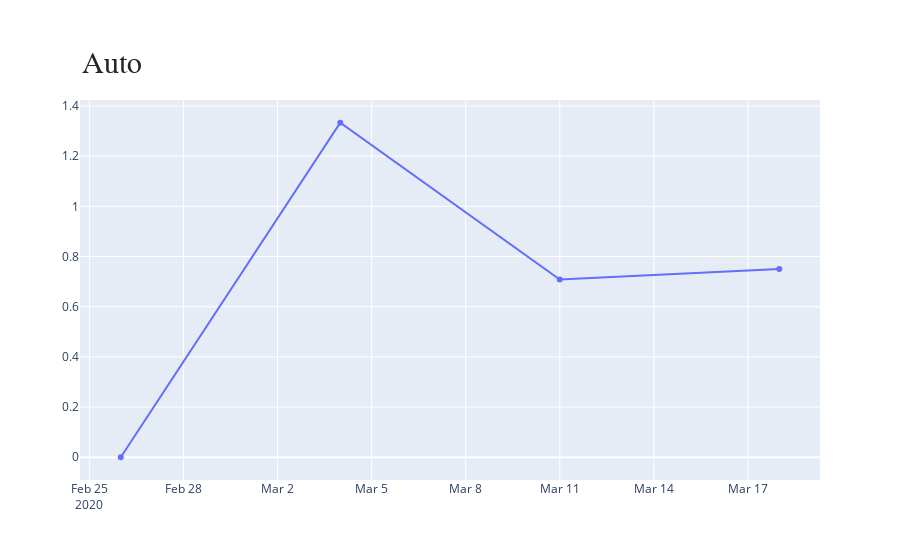
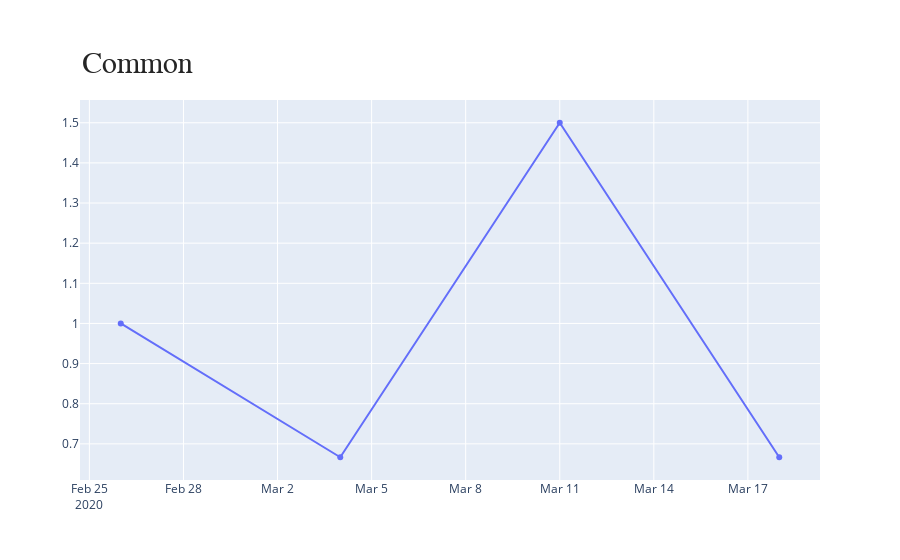
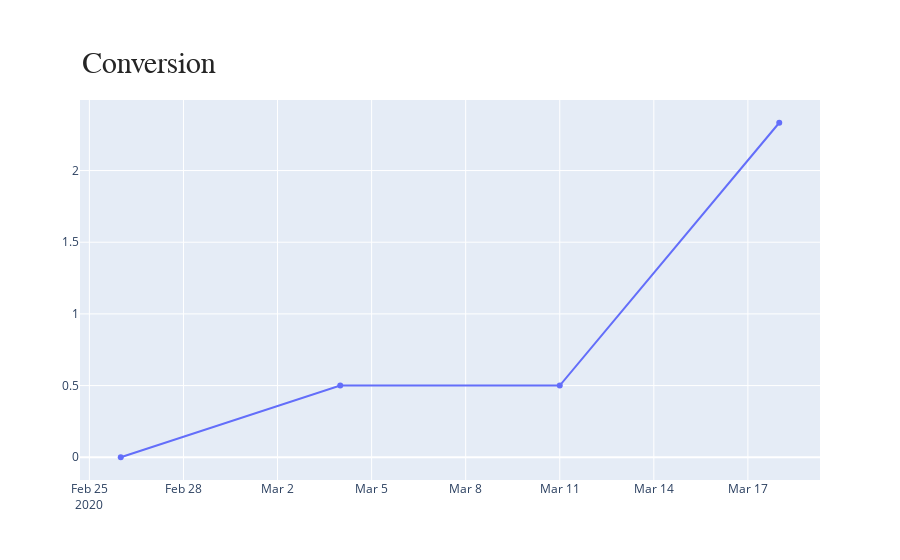
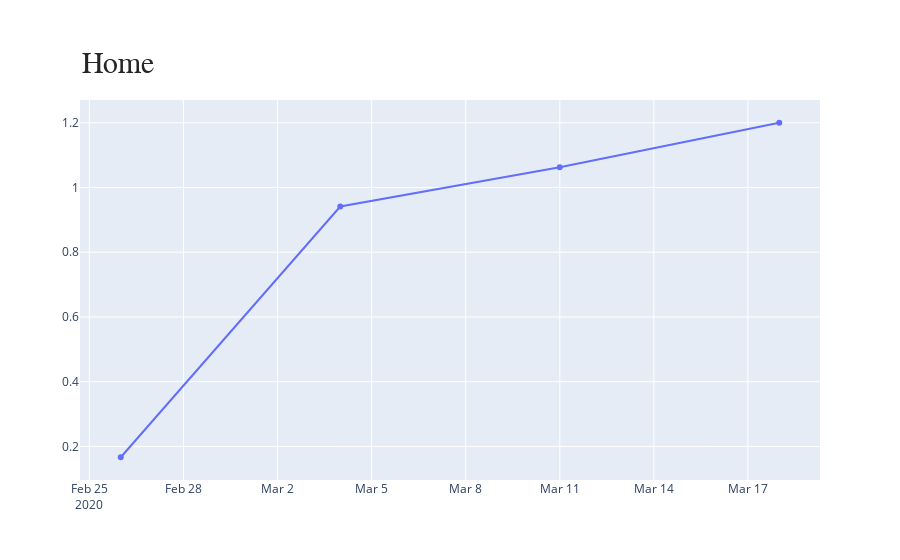

Notebook source saved alongside these figures, in order:
### Code cell
pods = ['Home','Auto','Rating','Umbrella','Conversion','Plugin','Common']
podseligibleforPlotting = defectsAddedbyweek.columns.values.tolist()
def intersection(lst1, lst2): 
    lst3 = [value for value in lst1 if value in lst2] 
    return lst3 

for pod in intersection(podseligibleforPlotting,pods):
    fig = go.Figure()
    fig.add_trace(go.Scatter(x=defectsfixedbyweek['FixDateCategory'], y=defectsfixedbyweek[pod]/defectsAddedbyweek[pod],
                    mode='lines+markers',
                    name='Weekwise efficiency'))

    annotations = dict(xref='paper', yref='paper', x=0.0, y=1.05,
                              xanchor='left', yanchor='bottom',
                              text=pod,
                              font=dict(family='Arial',
                                        size=30,
                                        color='rgb(37,37,37)'),
                              showarrow=False)
    fig.update_layout(annotations = [annotations])
    
    fig.show()

### Figure 1 — Plotly figure (JSON) as saved in the notebook; plotly's stock layout.template omitted (floating-point values rounded to 4 significant figures)
{"data": [{"mode": "lines+markers", "name": "Weekwise efficiency", "type": "scatter", "x": ["2020-02-26", "2020-03-04", "2020-03-11", "2020-03-18"], "y": [0, 1.333, 0.7083, 0.75]}], "layout": {"annotations": [{"font": {"color": "rgb(37,37,37)", "family": "Arial", "size": 30}, "showarrow": false, "text": "Auto", "x": 0, "xanchor": "left", "xref": "paper", "y": 1.05, "yanchor": "bottom", "yref": "paper"}]}}

### Figure 2 — Plotly figure (JSON) as saved in the notebook; plotly's stock layout.template omitted (floating-point values rounded to 4 significant figures)
{"data": [{"mode": "lines+markers", "name": "Weekwise efficiency", "type": "scatter", "x": ["2020-02-26", "2020-03-04", "2020-03-11", "2020-03-18"], "y": [1, 0.6667, 1.5, 0.6667]}], "layout": {"annotations": [{"font": {"color": "rgb(37,37,37)", "family": "Arial", "size": 30}, "showarrow": false, "text": "Common", "x": 0, "xanchor": "left", "xref": "paper", "y": 1.05, "yanchor": "bottom", "yref": "paper"}]}}

### Figure 3 — Plotly figure (JSON) as saved in the notebook; plotly's stock layout.template omitted (floating-point values rounded to 4 significant figures)
{"data": [{"mode": "lines+markers", "name": "Weekwise efficiency", "type": "scatter", "x": ["2020-02-26", "2020-03-04", "2020-03-11", "2020-03-18"], "y": [0, 0.5, 0.5, 2.333]}], "layout": {"annotations": [{"font": {"color": "rgb(37,37,37)", "family": "Arial", "size": 30}, "showarrow": false, "text": "Conversion", "x": 0, "xanchor": "left", "xref": "paper", "y": 1.05, "yanchor": "bottom", "yref": "paper"}]}}

### Figure 4 — Plotly figure (JSON) as saved in the notebook; plotly's stock layout.template omitted (floating-point values rounded to 4 significant figures)
{"data": [{"mode": "lines+markers", "name": "Weekwise efficiency", "type": "scatter", "x": ["2020-02-26", "2020-03-04", "2020-03-11", "2020-03-18"], "y": [0.1667, 0.9412, 1.062, 1.2]}], "layout": {"annotations": [{"font": {"color": "rgb(37,37,37)", "family": "Arial", "size": 30}, "showarrow": false, "text": "Home", "x": 0, "xanchor": "left", "xref": "paper", "y": 1.05, "yanchor": "bottom", "yref": "paper"}]}}
